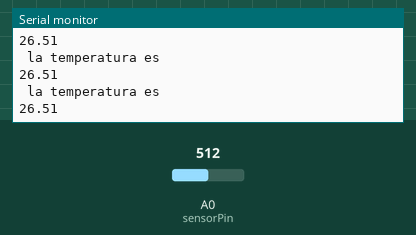
This sketch was run on a simulated Arduino Uno, built with avr-gcc and run on an emulated ATmega328P. Shown: the last lines printed to the serial monitor. The inputs (shaded band) are chosen by the test bench; at power-on: A0 (sensorPin) = 512.

Above: at 1.2 s.
1.3 s: A0 (sensorPin) set to 716
At 2.4 s:
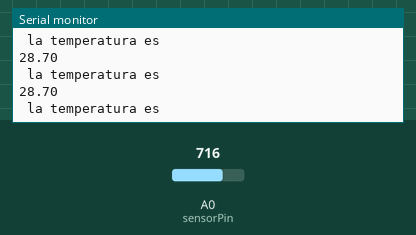
2.8 s: A0 (sensorPin) set to 900
At 3.6 s:
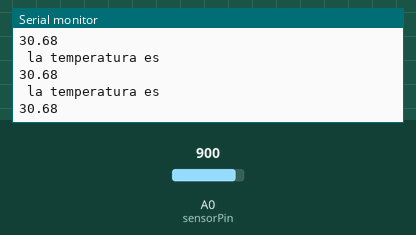
Timing chart, 0 to 5.8 s (numbered marks = the images above; inputs shaded):
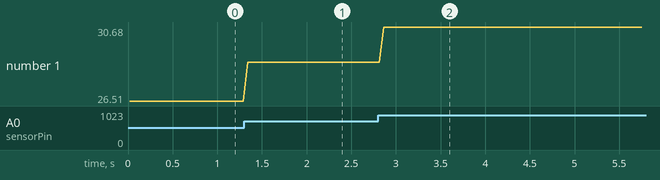

The sketch:

temp.ino
```cpp
int sensorPin=A0;
unsigned long sensorValue=0;
float T;
void setup() {
  // put your setup code here, to run once:
Serial.begin(9600);
analogReference(INTERNAL);
}

void loop() {
  sensorValue=analogRead(sensorPin);
  T=21+(1.1*sensorValue*10)/1023;
   Serial.println(" la temperatura es");
    Serial.println(T);
    delay(50);
}
```

Measured:
- after the input at 1.3 s, the serial monitor: prints a new line at once (image 1)
- after the input at 2.8 s, the serial monitor: prints a new line after 0.06 s (image 2)
- plotted number 1: 26.51 → 28.7 after the input at 1.3 s, 28.7 → 30.68 after the input at 2.8 s
